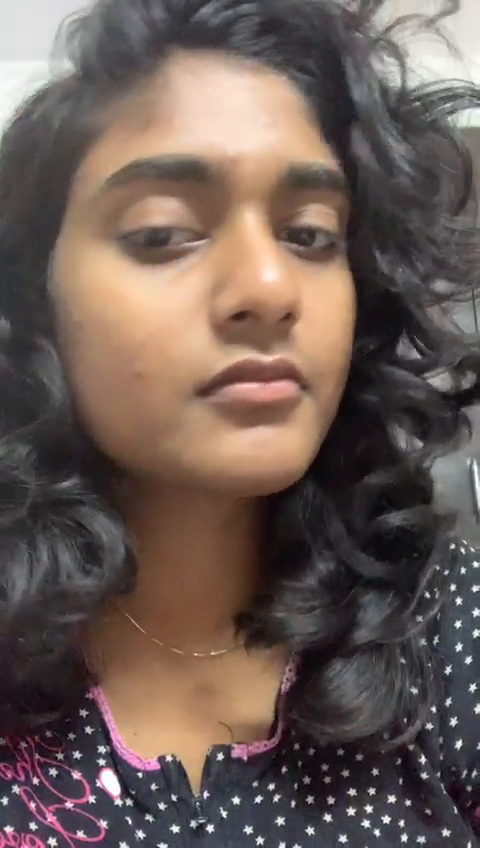
#> input picture frame 14 of Videos/Bhavika1.mp4, 480 x 848 px, given in place of yes.mp4, which was not available
$ python extract.py
#> lines starting #> are read from the running program, lines starting #| are printed output that depends on the picture; pictures that were not available may be replaced by others from this repository, and a replacement may not be noted
from imutils.video import VideoStream
import argparse
import imutils
import time
import cv2
import os

vs = cv2.VideoCapture("/Users/Sai/Desktop/Facial-Recognition/Videos/yes.mp4")
# vs = VideoStream(usePiCamera=True).start()
time.sleep(2.0)
total = 0

try:

	# creating a folder named data
	if not os.path.exists('data'):
		os.makedirs('data')

# if not created then raise error
except OSError:
	print ('Error: Creating directory of data')

# frame
currentframe = 1

# loop over the frames from the video stream
while True:

	ret,frame = vs.read()
#> frame is the input picture: shape (848, 480, 3); mean B, G, R 85.4, 91.9, 107.8
	if ret:
		name = './data/' + str(currentframe) + '.jpg'
		print ('Creating...' + name)
		frame = cv2.resize(frame,(300,300))
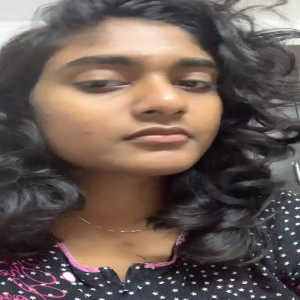
#> frame: shape (300, 300, 3); mean B, G, R 85.3, 91.8, 107.7
		M = cv2.getRotationMatrix2D((300/2,300/2), 90, 1)
		frame = cv2.warpAffine(frame, M, (300,300))
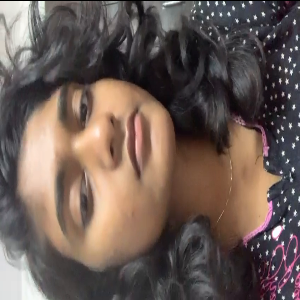
#> frame: shape (300, 300, 3); mean B, G, R 85, 91.5, 107.4
		cv2.imwrite(name, frame)
		currentframe += 1
	else:
		break

# Release all space and windows once done
vs.release()
cv2.destroyAllWindows()

$ run again, starting later in the video
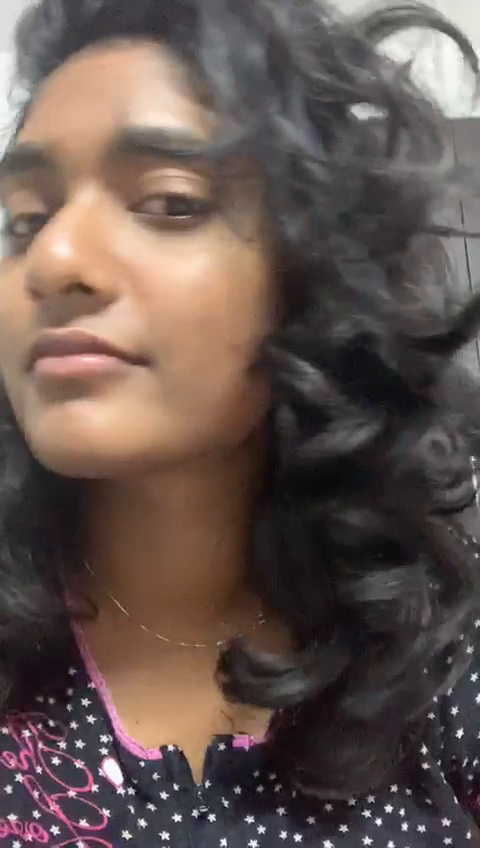
#> input picture frame 64 of Videos/Bhavika1.mp4, 480 x 848 px, given in place of yes.mp4, which was not available
#> frame is the input picture: shape (848, 480, 3); mean B, G, R 79.8, 85, 101
#> `frame = cv2.resize(frame,(300,300))`:
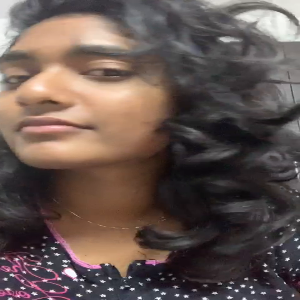
#> frame: shape (300, 300, 3); mean B, G, R 79.6, 84.9, 100.9
#> `frame = cv2.warpAffine(frame, M, (300,300))`:
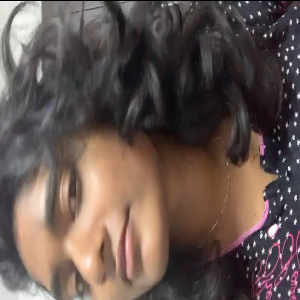
#> frame: shape (300, 300, 3); mean B, G, R 79.3, 84.5, 100.5

$ run again, starting later in the video
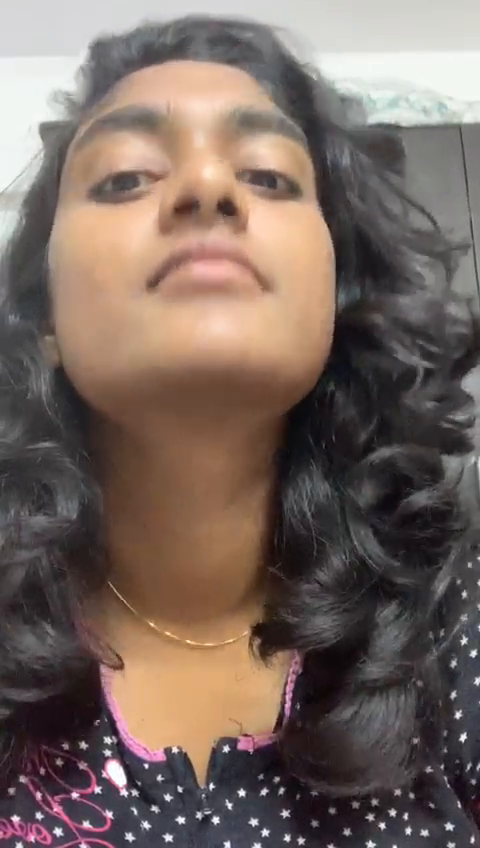
#> input picture frame 114 of Videos/Bhavika1.mp4, 480 x 848 px, given in place of yes.mp4, which was not available
#> frame is the input picture: shape (848, 480, 3); mean B, G, R 95.7, 103.3, 119.8
#> `frame = cv2.resize(frame,(300,300))`:
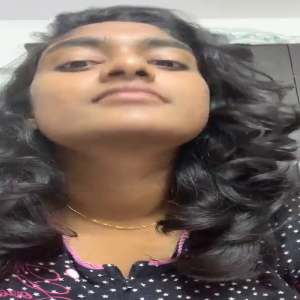
#> frame: shape (300, 300, 3); mean B, G, R 95.6, 103.2, 119.6
#> `frame = cv2.warpAffine(frame, M, (300,300))`:
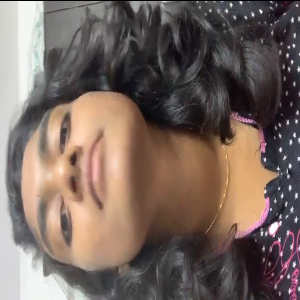
#> frame: shape (300, 300, 3); mean B, G, R 95.2, 102.8, 119.2
